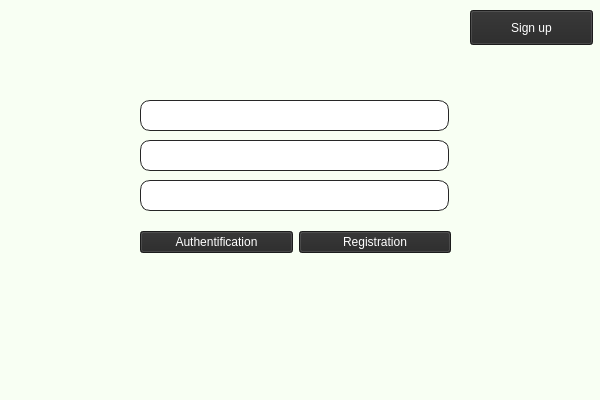
<?xml version="1.0" encoding="UTF-8"?>
<ui version="4.0">
 <class>AuthRegForm</class>
 <widget class="QWidget" name="AuthRegForm">
  <property name="geometry">
   <rect>
    <x>0</x>
    <y>0</y>
    <width>600</width>
    <height>400</height>
   </rect>
  </property>
  <property name="windowTitle">
   <string>Form</string>
  </property>
  <property name="styleSheet">
   <string notr="true">background-color: rgb(248, 255, 243);</string>
  </property>
  <widget class="QLabel" name="label_email">
   <property name="geometry">
    <rect>
     <x>20</x>
     <y>360</y>
     <width>43</width>
     <height>24</height>
    </rect>
   </property>
   <property name="text">
    <string/>
   </property>
  </widget>
  <widget class="QPushButton" name="pushButton_email">
   <property name="geometry">
    <rect>
     <x>470</x>
     <y>10</y>
     <width>123</width>
     <height>35</height>
    </rect>
   </property>
   <property name="styleSheet">
    <string notr="true">background-color: rgb(39, 39, 39);
color: rgb(255, 255, 255);
font: 300 9pt &quot;Yu Gothic UI Light&quot;;</string>
   </property>
   <property name="text">
    <string>Sign up</string>
   </property>
  </widget>
  <widget class="QWidget" name="layoutWidget">
   <property name="geometry">
    <rect>
     <x>140</x>
     <y>210</y>
     <width>311</width>
     <height>64</height>
    </rect>
   </property>
   <layout class="QHBoxLayout" name="horizontalLayout">
    <item>
     <widget class="QPushButton" name="pushButton_auth">
      <property name="styleSheet">
       <string notr="true">background-color: rgb(39, 39, 39);
color: rgb(255, 255, 255);
font: 300 9pt &quot;Yu Gothic UI Light&quot;;</string>
      </property>
      <property name="text">
       <string>Authentification</string>
      </property>
     </widget>
    </item>
    <item>
     <widget class="QPushButton" name="pushButton_registration">
      <property name="styleSheet">
       <string notr="true">background-color: rgb(39, 39, 39);
color: rgb(255, 255, 255);
font: 300 9pt &quot;Yu Gothic UI Light&quot;;</string>
      </property>
      <property name="text">
       <string>Registration</string>
      </property>
     </widget>
    </item>
   </layout>
  </widget>
  <widget class="QLineEdit" name="lineEdit_login">
   <property name="geometry">
    <rect>
     <x>140</x>
     <y>100</y>
     <width>309</width>
     <height>31</height>
    </rect>
   </property>
   <property name="styleSheet">
    <string notr="true">QLineEdit
{
	border: 1px solid rgb(39,39,39);
	border-radius: 10px;
	background-color: rgb(255,255,255);
	padding-left:5px;
}

</string>
   </property>
   <property name="text">
    <string/>
   </property>
  </widget>
  <widget class="QLineEdit" name="lineEdit_password">
   <property name="geometry">
    <rect>
     <x>140</x>
     <y>140</y>
     <width>309</width>
     <height>31</height>
    </rect>
   </property>
   <property name="styleSheet">
    <string notr="true">QLineEdit
{
	border: 1px solid rgb(39,39,39);
	border-radius: 10px;
	background-color: rgb(255,255,255);
	padding-left:5px;
}

</string>
   </property>
   <property name="text">
    <string/>
   </property>
  </widget>
  <widget class="QLineEdit" name="lineEdit_email">
   <property name="geometry">
    <rect>
     <x>140</x>
     <y>180</y>
     <width>309</width>
     <height>31</height>
    </rect>
   </property>
   <property name="styleSheet">
    <string notr="true">QLineEdit
{
	border: 1px solid rgb(39,39,39);
	border-radius: 10px;
	background-color: rgb(255,255,255);
	padding-left:5px;
}


</string>
   </property>
  </widget>
 </widget>
 <resources/>
 <connections/>
</ui>
